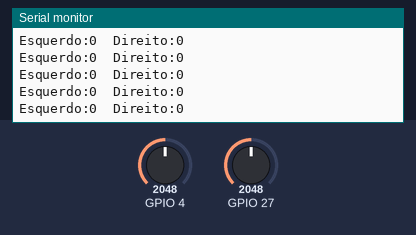
Bench run of a sketch on a simulated ESP32. Shown: the last lines printed to the serial monitor. The inputs (shaded band) are chosen by the test bench; at power-on: GPIO 4 = 2048, GPIO 27 = 2048 (analog values on the 0–4095 scale).

Above: at 2.2 s.
2.3 s: GPIO 4 set to 2866
At 2.55 s:
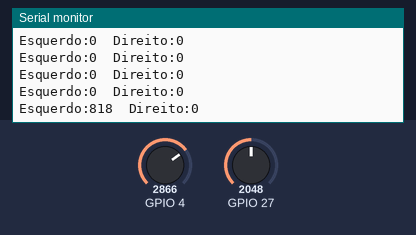
3.8 s: GPIO 27 set to 2866
At 3.8 s:
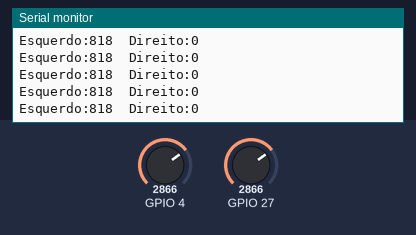
5.3 s: GPIO 4 set to 3603
At 5.31 s:
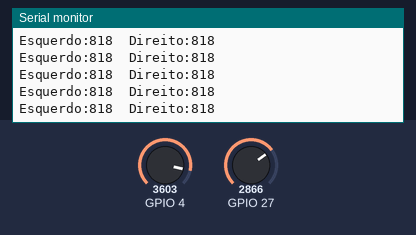
6.8 s: GPIO 27 set to 3603
At 6.81 s:
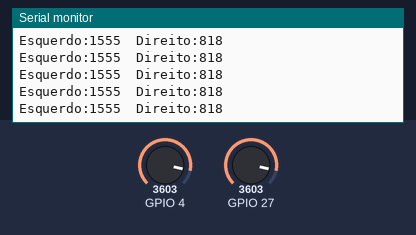
Timing chart, 0 to 9.3 s (numbered marks = the images above; inputs shaded):
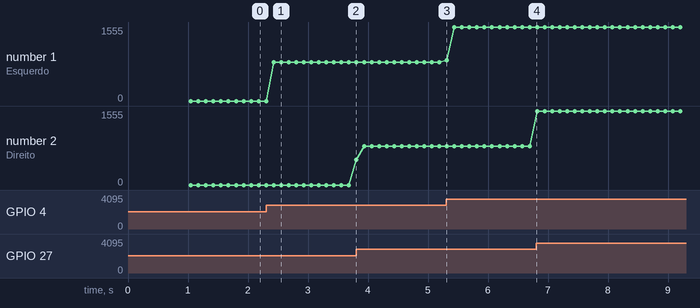

The sketch:

Sope.ino
```cpp
int peEs = 4;
int peDi = 27;

int leitura1 = 0;
int leitura2 = 0;

const int amostrasCalibracao = 100;
const int amostrasMedia = 20;

// Como seu ruído parado chega perto de 200,
// deixe o limiar acima disso.
const int limiar = 300;

// Baseline como float para permitir ajuste suave
float baselinePe = 0;
float baselinePd = 0;

// Quanto menor, mais devagar o baseline acompanha a deriva
const float alphaBaseline = 0.01;

void setup() {
  Serial.begin(115200);

  // No ESP32, isso ajuda a padronizar a leitura
  analogReadResolution(12);

  // Se sua placa aceitar, pode usar:
  // analogSetAttenuation(ADC_11db);

  baselinePe = calibracao(peEs, amostrasCalibracao);
  baselinePd = calibracao(peDi, amostrasCalibracao);
}

void loop() {
  int brutoPe = mediaAnalogica(peEs, amostrasMedia);
  int brutoPd = mediaAnalogica(peDi, amostrasMedia);

  int deltaPe = brutoPe - baselinePe;
  int deltaPd = brutoPd - baselinePd;

  // Pé esquerdo
  if (deltaPe < limiar) {
    leitura1 = 0;

    // Atualiza o baseline lentamente quando considera que NÃO há toque
    baselinePe = baselinePe * (1.0 - alphaBaseline) + brutoPe * alphaBaseline;
  } else {
    leitura1 = deltaPe;
  }

  // Pé direito
  if (deltaPd < limiar) {
    leitura2 = 0;

    // Atualiza o baseline lentamente quando considera que NÃO há toque
    baselinePd = baselinePd * (1.0 - alphaBaseline) + brutoPd * alphaBaseline;
  } else {
    leitura2 = deltaPd;
  }

  Serial.print("Esquerdo:");
  Serial.print(leitura1);
  Serial.print("\tDireito:");
  Serial.println(leitura2);


  delay(100);
}

int calibracao(int pe, int amostras) {
  long soma = 0;

  for (int i = 0; i < amostras; i++) {
    soma += analogRead(pe);
    delay(5);
  }

  return soma / amostras;
}

int mediaAnalogica(int pe, int amostras) {
  long soma = 0;

  // Leitura descartada para estabilizar o ADC ao trocar de canal
  analogRead(pe);
  delayMicroseconds(300);

  for (int i = 0; i < amostras; i++) {
    soma += analogRead(pe);
    delayMicroseconds(500);
  }

  return soma / amostras;
}
```

Measured:
- after the input at 2.3 s, the serial monitor: prints a new line after 0.13 s (image 1)
- plotted number 1: 0 → 818 after the input at 2.3 s, 818 → 1555 after the input at 5.3 s
